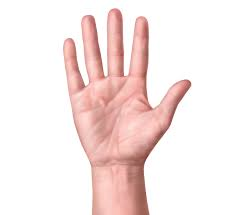
#> input picture Computer Vision/Images/hands.jpg, 235 x 215 px, found by its file name
$ python 'Detecting Convexity Defects.py'
#> lines starting #> are read from the running program, lines starting #| are printed output that depends on the picture; after the words box and inside, x2 and y2 are one past the last pixel; in counts of white or black regions, pixels touching at a corner belong together
import cv2
import numpy as np

#Reading image from the Images folder
img = cv2.imread('./Images/hands.jpg')
#> img is the input picture: shape (215, 235, 3); mean B, G, R 228.8, 230.8, 246.3
new_img = img.copy()

#Converting into grayscale format
img = cv2.cvtColor(img, cv2.COLOR_BGR2GRAY)
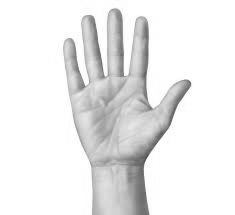
#> img: shape (215, 235); min 69, max 255, mean 235.2

#Creating a threshold for the image
ret, thresh = cv2.threshold(img, 235, 255, cv2.THRESH_BINARY_INV)
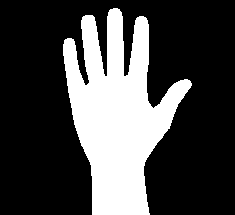
#> thresh: shape (215, 235); 27.8% white; 1 white region

#Finding contours in the thresholded image
cnts, _ = cv2.findContours(thresh, cv2.RETR_TREE, cv2.CHAIN_APPROX_SIMPLE)
#> cnts = 1 contour; box (x1, y1, x2, y2) and area: (63, 8, 192, 215) 13596

#Computing convex hull and defect in convexity for the first contour
c = cnts[0]
#> c = contour of 300 points, box (x1, y1, x2, y2) (63, 8, 192, 215), area 13596

convexHull = cv2.convexHull(c, returnPoints=False) #Returns the corresponding contour points for hull points
#> convexHull = 20 values, max 299 at index 0, min 0 at index 19, mean 140.1
defects = cv2.convexityDefects(c, convexHull) #Computes the defects if any in the convexity of the contour
#> defects = 14 rows, first 6: [0, 34, 9, 16454], [34, 36, 35, 114], [37, 88, 56, 11667], [88, 90, 89, 186], [91, 93, 92, 222], [93, 99, 98, 242]

#Creating lines and circles to indicate convexity defects
for i in range(defects.shape[0]):
    start, end, farthest, fdist = defects[i,0] #start point, end point, farthest point, farthest point depth
    start = tuple(c[start][0])
    end = tuple(c[end][0])
    farthest = tuple(c[farthest][0])
    cv2.line(new_img, start, end, (0,255,0), 2) #Creates a green line connecting start and end points (Eventually creates the convexhull itself)
    cv2.circle(new_img, farthest, 5, (0,0,255), -1) #Creates filled red circles on points which are fartest from the hull for a contour
#> this loop made 14 passes
#> (start, end, farthest, fdist) on passes 1 to 12: ((113, 8), (85, 15), (106, 76), 16454), ((85, 15), (83, 16), (84, 16), 114), ((82, 17), (64, 40), (89, 82), 11667), ((64, 40), (63, 44), (64, 43), 186), ((63, 55), (64, 63), (64, 56), 222), ((64, 63), (67, 85), (67, 78), 242), ((67, 85), (68, 92), (68, 86), 217), ((68, 92), (72, 114), (72, 108), 275), ((72, 114), (92, 214), (91, 165), 2209), ((149, 214), (191, 85), (144, 162), 5338), ((191, 83), (190, 81), (190, 82), 114), ((190, 81), (146, 18), (150, 105), 11913)
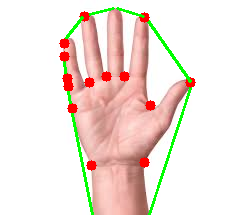
#> new_img: shape (215, 235, 3); 4.6% of pixels changed, all inside (x1, y1, x2, y2) = (59, 7, 196, 215)

#Displaying images on the screen
cv2.imshow('Original Image', img)
cv2.imshow('Thresholded Image', thresh)
cv2.imshow('Defects Image', new_img)

cv2.waitKey(0)
cv2.destroyAllWindows()
